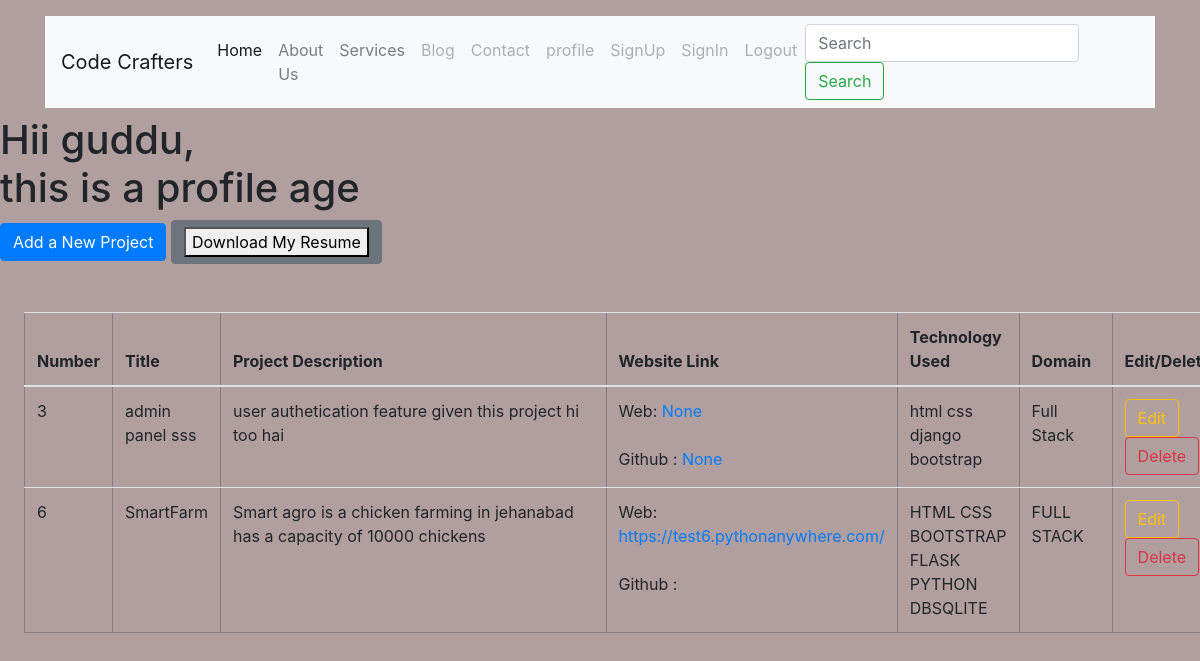
Page /profile (signed in) on the committed database.
### registration.py (models this page shows)
class blog(db.Model):
    index = db.Column(db.Integer, primary_key=True)
    email = db.Column(db.String(250), unique=False, nullable=False)  # user name which is logged in ...
    blog_content = db.Column(db.String(250),unique=True, nullable=False)
    title = db.Column(db.String(250),nullable=True)
    website_link=db.Column(db.String(250),nullable=True)
    github=db.Column(db.String(250),nullable=True)
    tech_use=db.Column(db.String(250),nullable=True)
    domain=db.Column(db.String(250),nullable=True)

### registration.py (the view)
@app.route('/profile')
def profile():
    if 'user' in session :
        print("name of the useer is :  ",session['user'])
        nm=session['user']
        posts=blog.query.filter_by(email=session['user'])
        blog_posts=blog.query.all()
        return render_template('profile.html',blog_post=blog_posts,posts=posts,nm=nm)
    else:
        return render_template('signin.html')

### templates/profile.html
{% include "base.html" %}
<h1>
    Hii {{nm}}, <br>
         this is a profile age
</h1>
<a class="btn btn-primary" role="button" href="{{url_for('addpost')}}" >
    Add a New Project
</a>
<a href="{{ url_for('static', filename='img/surya.webp') }}" class="btn btn-secondary" download>
    <button>Download My Resume </button>
  </a>
<table class="table mx-4 my-5 " border="1">
    <thead>
      <tr>
        <th class="col-md-0.5">Number </th>
        <th class="col-md-0.5">Title </th>
        <th class="col-md-6">Project Description </th>
        <th class="col-md-2">Website Link </th>
        <th class="col-md-1">Technology Used </th>
        <th class="col-md-1">Domain </th>
        <th class="col-md-1">Edit/Delete</th>
      </tr>
    </thead>
    <tbody>
      {% for value in  posts %}
      <tr>
          <td> {{value.index}} </td>
          <td> {{value.title}} </td>
          <td > {{value.blog_content}} </td>
          <td> Web: <a href="{{value.website_link}}" target="_blank" >  {{value.website_link}} </a> <br><br>
            Github : <a href="{{value.github}}" target="_blank" > {{value.github}} </a>
          </td>
          <td> {{value.tech_use}} </td>
          <td> {{value.domain}} </td>
          <td> <a href="{{url_for('editpost',id=value.index)}} " class="btn btn-outline-warning" role="button" >Edit</a>
               <a href="{{url_for('deletepost',id=value.index)}}" class="btn btn-outline-danger" role="button" >Delete</a>
           </td>
      </tr>
      {% endfor %}
    </tbody>
  </table>
<br><br><br><br><br>
{% include "footer.html" %}

### templates/base.html (shortened to what this page needs)
<!doctype html>
<html lang="en">
  <head>
    <link rel="stylesheet" href="https://cdn.jsdelivr.net/npm/bootstrap@4.0.0/dist/css/bootstrap.min.css">
    <link rel="stylesheet" type="text/css" href="{{ url_for('static', filename='css/style.css') }}">
  </head>
  <body>
    <div class="container mt-3 mb-2">
        <nav class="navbar navbar-expand-lg navbar-light bg-light">
            <a class="navbar-brand" href="#">Code Crafters  </a>
            <div class="collapse navbar-collapse" id="navbarSupportedContent">
              <ul class="navbar-nav mr-auto">
                <li class="nav-item active">
                  <a class="nav-link" href="{{url_for('home')}} ">Home <span class="sr-only">(current)</span></a>
                </li>
                <li class="nav-item">
                  <a class="nav-link" href=" {{url_for('About')}}">About Us </a>
                </li>
                <li class="nav-item">
                  <a class="nav-link" href=" {{url_for('Service')}}"> Services  </a>
                </li>
                <li class="nav-item">
                  <a class="nav-link disabled" href=" {{url_for('Blog')}}">Blog</a>
                </li>
                <li class="nav-item">
                  <a class="nav-link disabled" href=" {{url_for('Contact')}}">Contact</a>
                </li>
                <li class="nav-item">
                  <a class="nav-link disabled" href=" {{url_for('profile')}}">profile</a>
                </li>
                <li class="nav-item">
                  <a class="nav-link disabled" href=" {{url_for('Signp')}}">SignUp</a>
                </li>
                 <li class="nav-item">
                  <a class="nav-link disabled" href=" {{url_for('signin')}}">SignIn</a>
                </li>
                <li class="nav-item">
                  <a class="nav-link disabled" href=" {{url_for('logout')}}">Logout</a>
                </li>
              </ul>
              <form class="form-inline my-2 my-lg-0">
                <input class="form-control mr-sm-2" type="search" placeholder="Search" aria-label="Search">
                <button class="btn btn-outline-success my-2 my-sm-0" type="submit">Search</button>
              </form>
            </div>
          </nav>
    </div>

### templates/footer.html (shortened to what this page needs)
  </body>
</html>

### static/css/style.css (style rules this page uses)
body { background-color: rgb(177, 159, 159); }

### rows in the picture
blog: index "3", title "admin panel sss", blog_content "user authetication feature given this project hi too hai", website_link "None", github "None", tech_use "html css django bootstrap", domain "Full Stack"
blog: index "6", title "SmartFarm", blog_content "Smart agro is a chicken farming in jehanabad has a capacity of 10000 chickens", website_link "https://test6.pythonanywhere.com/", tech_use "HTML CSS BOOTSTRAP FLASK PYTHON DBSQLITE", domain "FULL STACK"

### other values in the picture
{{ nm }} "guddu"
